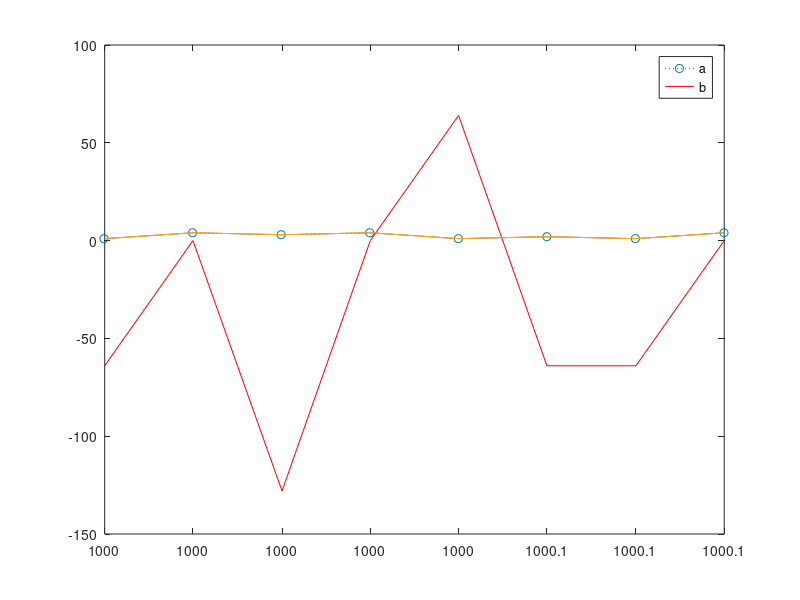

This chart was generated by the following MATLAB code:
 x = (1000:.01:1000.07)';
 y = [1 4 3 4 1 2 1 4]';
 plot(x,y,':o')

A =  vander(x);
C = cond(A);

coeff = A\y;
hold on
plot(x , A*coeff,'r')

z = (x - mean(x))/std(x);
A =  vander(z);
C = cond(A);

coeff = A\y;
hold on
plot(x , [y A*coeff])
legend('a','b')